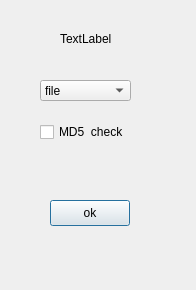
<?xml version="1.0" encoding="UTF-8"?>
<ui version="4.0">
 <class>send_file</class>
 <widget class="QDialog" name="send_file">
  <property name="geometry">
   <rect>
    <x>0</x>
    <y>0</y>
    <width>196</width>
    <height>290</height>
   </rect>
  </property>
  <property name="windowTitle">
   <string>Dialog</string>
  </property>
  <widget class="QComboBox" name="comboBox_file_type">
   <property name="geometry">
    <rect>
     <x>40</x>
     <y>80</y>
     <width>91</width>
     <height>21</height>
    </rect>
   </property>
   <item>
    <property name="text">
     <string>file</string>
    </property>
   </item>
   <item>
    <property name="text">
     <string>pack</string>
    </property>
   </item>
  </widget>
  <widget class="QCheckBox" name="checkBox_md5">
   <property name="geometry">
    <rect>
     <x>40</x>
     <y>120</y>
     <width>91</width>
     <height>24</height>
    </rect>
   </property>
   <property name="text">
    <string>MD5  check</string>
   </property>
  </widget>
  <widget class="QPushButton" name="pushButton_ok">
   <property name="geometry">
    <rect>
     <x>50</x>
     <y>200</y>
     <width>80</width>
     <height>26</height>
    </rect>
   </property>
   <property name="text">
    <string>ok</string>
   </property>
  </widget>
  <widget class="QLabel" name="label">
   <property name="geometry">
    <rect>
     <x>60</x>
     <y>30</y>
     <width>54</width>
     <height>18</height>
    </rect>
   </property>
   <property name="text">
    <string>TextLabel</string>
   </property>
  </widget>
 </widget>
 <resources/>
 <connections/>
</ui>
